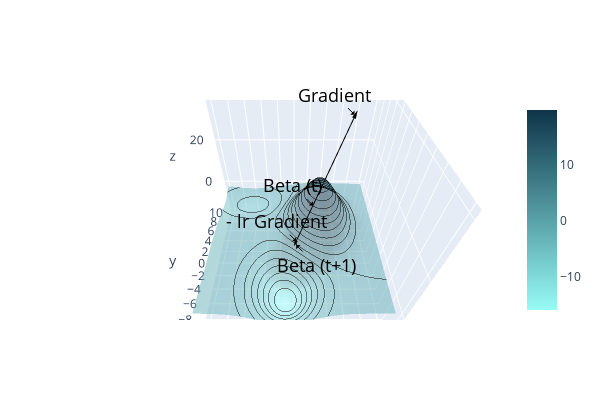

Here is the notebook cell this chart was saved with:
### Code cell
fig = go.Figure(data=[go.Surface(
    contours = {
        "z": {"show": True, "start": -16, "end": 20, "size": 2, "color":"black"}
    },
    x = x1,
    y = x2,
    z = y,
    colorscale=[color_chart[3], color_chart[-2]], 
    opacity = 0.5),
    go.Cone(
        x=[xx1[50,60] + y_gradient[0][50,60]],
        y=[xx2[50,60] + y_gradient[1][50,60]],
        z=[y[50,60] + y_gradient[0][50,60]**2 + y_gradient[1][50,60]**2 + xx2[50,60]],
        u=[y_gradient[0][50,60]],
        v=[y_gradient[1][50,60]],
        w=[y_gradient[0][50,60]**2 + y_gradient[1][50,60]**2 + xx2[50,60]],
        sizemode="absolute",
        sizeref=2,
        anchor='tail',
        colorscale=["black","black"],
        showscale=False),

        go.Scatter3d(
        x=[xx1[50,60], xx1[50,60] + y_gradient[0][50,60]],
        y=[xx2[50,60], xx2[50,60] + y_gradient[1][50,60]],
        z=[y[50,60], y[50,60] + y_gradient[0][50,60]**2 + y_gradient[1][50,60]**2 + xx2[50,60]],
        mode='lines',
        showlegend=False,
        line=dict(
            color='black',
            width=2,
            showscale=False
        )),
        go.Cone(
        x=[xx1[50,60] - 0.5*y_gradient[0][50,60]],
        y=[xx2[50,60] - 0.5*y_gradient[1][50,60]],
        z=[y[50,60] - 0.5*(y_gradient[0][50,60]**2 + y_gradient[1][50,60]**2 + xx2[50,60])],
        u=[-0.5*y_gradient[0][50,60]],
        v=[-0.5*y_gradient[1][50,60]],
        w=[-0.5*(y_gradient[0][50,60]**2 + y_gradient[1][50,60]**2 + xx2[50,60])],
        sizemode="absolute",
        sizeref=2,
        anchor='tail',
        colorscale=["black","black"],
        showscale=False),

        go.Scatter3d(
        x=[xx1[50,60], xx1[50,60] -0.5*y_gradient[0][50,60]],
        y=[xx2[50,60], xx2[50,60] -0.5*y_gradient[1][50,60]],
        z=[y[50,60], y[50,60] -0.5*(y_gradient[0][50,60]**2 + y_gradient[1][50,60]**2 + xx2[50,60])],
        mode='lines',
        showlegend=False,
        line=dict(
            color='black',
            width=2,
            showscale=False
        )),
        go.Scatter3d(
        x=[xx1[50,60] -0.5*y_gradient[0][50,60], xx1[50,60] -0.5*y_gradient[0][50,60]],
        y=[xx2[50,60] -0.5*y_gradient[1][50,60], xx2[50,60] -0.5*y_gradient[1][50,60]],
        z=[y[50,60] -0.5*(y_gradient[0][50,60]**2 + y_gradient[1][50,60]**2 + xx2[50,60]),
           func_3D(xx1[50,60] -0.5*y_gradient[0][50,60], xx2[50,60] -0.5*y_gradient[1][50,60])],
        mode='lines',
        showlegend=False,
        line=dict(
            color='black',
            width=2,
            showscale=False
            )
        )
      ]
    )
fig.update_layout(
    width=600, height=400,

        scene = {
            "xaxis": {"nticks": 20},
            "yaxis": {"nticks": 20},
            "zaxis": {"nticks": 4},
            'camera_eye': {"x": 0, "y": -1, "z": 1},
            "aspectratio": {"x": 1, "y": 1, "z": 1},
            "annotations":[dict(x=xx1[50,60] + y_gradient[0][50,60],
                                y=xx2[50,60] + y_gradient[1][50,60],
                                z=y[50,60] + y_gradient[0][50,60]**2 + y_gradient[1][50,60]**2 + xx2[50,60] + 1,
                               text="Gradient",
                               textangle=0,
                               ax=-20,
                               ay=-20,
                               font=dict(
                                   color="black",
                                   size=18
                                   ),
                               arrowcolor="black",
                               arrowsize=1,
                               arrowwidth=1,
                               arrowhead=1),
                           dict(x=xx1[50,60],
                                y=xx2[50,60],
                                z=y[50,60],
                               text="Beta (t)",
                               textangle=0,
                               ax=-20,
                               ay=-20,
                               font=dict(
                                   color="black",
                                   size=18
                                   ),
                               arrowcolor="black",
                               arrowsize=1,
                               arrowwidth=1,
                               arrowhead=1),
                           dict(x=xx1[50,60] -0.5*y_gradient[0][50,60],
                                y=xx2[50,60] -0.5*y_gradient[1][50,60],
                                z=func_3D(xx1[50,60] -0.5*y_gradient[0][50,60], xx2[50,60] -0.5*y_gradient[1][50,60]),
                               text="Beta (t+1)",
                               textangle=0,
                               ax=20,
                               ay=20,
                               font=dict(
                                   color="black",
                                   size=18
                                   ),
                               arrowcolor="black",
                               arrowsize=1,
                               arrowwidth=1,
                               arrowhead=1),
                           dict(x=xx1[50,60] -0.5*y_gradient[0][50,60],
                                y=xx2[50,60] -0.5*y_gradient[1][50,60],
                                z=y[50,60] -0.5*(y_gradient[0][50,60]**2 + y_gradient[1][50,60]**2 + xx2[50,60]),
                               text="- lr Gradient",
                               textangle=0,
                               ax= -20,
                               ay= -20,
                               font=dict(
                                   color="black",
                                   size=18
                                   ),
                               arrowcolor="black",
                               arrowsize=1,
                               arrowwidth=1,
                               arrowhead=1)
                           ]
        })
# fig.show("svg")
fig.show()

### Figure 1 — Plotly figure (JSON) as saved in the notebook; plotly's stock layout.template omitted (floating-point values rounded to 4 significant figures; data arrays with more than 128 entries replaced by an {"elided": "..."} marker saying what was removed)
{"data": [{"colorscale": [[0, "#97FBF6"], [1, "#0E3449"]], "contours": {"z": {"color": "black", "end": 20, "show": true, "size": 2, "start": -16}}, "opacity": 0.5, "type": "surface", "x": [-10, -9.798, -9.596, -9.394, -9.192, -8.99, -8.788, -8.586, -8.384, -8.182, -7.98, -7.778, -7.576, -7.374, -7.172, -6.97, -6.768, -6.566, -6.364, -6.162, -5.96, -5.758, -5.556, -5.354, -5.152, -4.949, -4.747, -4.545, -4.343, -4.141, -3.939, -3.737, -3.535, -3.333, -3.131, -2.929, -2.727, -2.525, -2.323, -2.121, -1.919, -1.717, -1.515, -1.313, -1.111, -0.9091, -0.7071, -0.5051, -0.303, -0.101, 0.101, 0.303, 0.5051, 0.7071, 0.9091, 1.111, 1.313, 1.515, 1.717, 1.919, 2.121, 2.323, 2.525, 2.727, 2.929, 3.131, 3.333, 3.535, 3.737, 3.939, 4.141, 4.343, 4.545, 4.747, 4.949, 5.152, 5.354, 5.556, 5.758, 5.96, 6.162, 6.364, 6.566, 6.768, 6.97, 7.172, 7.374, 7.576, 7.778, 7.98, 8.182, 8.384, 8.586, 8.788, 8.99, 9.192, 9.394, 9.596, 9.798, 10], "y": [-10, -9.798, -9.596, -9.394, -9.192, -8.99, -8.788, -8.586, -8.384, -8.182, -7.98, -7.778, -7.576, -7.374, -7.172, -6.97, -6.768, -6.566, -6.364, -6.162, -5.96, -5.758, -5.556, -5.354, -5.152, -4.949, -4.747, -4.545, -4.343, -4.141, -3.939, -3.737, -3.535, -3.333, -3.131, -2.929, -2.727, -2.525, -2.323, -2.121, -1.919, -1.717, -1.515, -1.313, -1.111, -0.9091, -0.7071, -0.5051, -0.303, -0.101, 0.101, 0.303, 0.5051, 0.7071, 0.9091, 1.111, 1.313, 1.515, 1.717, 1.919, 2.121, 2.323, 2.525, 2.727, 2.929, 3.131, 3.333, 3.535, 3.737, 3.939, 4.141, 4.343, 4.545, 4.747, 4.949, 5.152, 5.354, 5.556, 5.758, 5.96, 6.162, 6.364, 6.566, 6.768, 6.97, 7.172, 7.374, 7.576, 7.778, 7.98, 8.182, 8.384, 8.586, 8.788, 8.99, 9.192, 9.394, 9.596, 9.798, 10], "z": {"elided": "100x100 float values"}}, {"anchor": "tail", "colorscale": [[0, "black"], [1, "black"]], "showscale": false, "sizemode": "absolute", "sizeref": 2, "type": "cone", "u": [3.714], "v": [3.253], "w": [24.47], "x": [5.835], "y": [3.354], "z": [38.62]}, {"line": {"color": "black", "showscale": false, "width": 2}, "mode": "lines", "showlegend": false, "type": "scatter3d", "x": [2.121, 5.835], "y": [0.101, 3.354], "z": [14.15, 38.62]}, {"anchor": "tail", "colorscale": [[0, "black"], [1, "black"]], "showscale": false, "sizemode": "absolute", "sizeref": 2, "type": "cone", "u": [-1.857], "v": [-1.626], "w": [-12.24], "x": [0.2643], "y": [-1.525], "z": [1.914]}, {"line": {"color": "black", "showscale": false, "width": 2}, "mode": "lines", "showlegend": false, "type": "scatter3d", "x": [2.121, 0.2643], "y": [0.101, -1.525], "z": [14.15, 1.914]}, {"line": {"color": "black", "showscale": false, "width": 2}, "mode": "lines", "showlegend": false, "type": "scatter3d", "x": [0.2643, 0.2643], "y": [-1.525, -1.525], "z": [1.914, -0.2055]}], "layout": {"height": 400, "scene": {"annotations": [{"arrowcolor": "black", "arrowhead": 1, "arrowsize": 1, "arrowwidth": 1, "ax": -20, "ay": -20, "font": {"color": "black", "size": 18}, "text": "Gradient", "textangle": 0, "x": 5.835, "y": 3.354, "z": 39.62}, {"arrowcolor": "black", "arrowhead": 1, "arrowsize": 1, "arrowwidth": 1, "ax": -20, "ay": -20, "font": {"color": "black", "size": 18}, "text": "Beta (t)", "textangle": 0, "x": 2.121, "y": 0.101, "z": 14.15}, {"arrowcolor": "black", "arrowhead": 1, "arrowsize": 1, "arrowwidth": 1, "ax": 20, "ay": 20, "font": {"color": "black", "size": 18}, "text": "Beta (t+1)", "textangle": 0, "x": 0.2643, "y": -1.525, "z": -0.2055}, {"arrowcolor": "black", "arrowhead": 1, "arrowsize": 1, "arrowwidth": 1, "ax": -20, "ay": -20, "font": {"color": "black", "size": 18}, "text": "- lr Gradient", "textangle": 0, "x": 0.2643, "y": -1.525, "z": 1.914}], "aspectratio": {"x": 1, "y": 1, "z": 1}, "camera": {"eye": {"x": 0, "y": -1, "z": 1}}, "xaxis": {"nticks": 20}, "yaxis": {"nticks": 20}, "zaxis": {"nticks": 4}}, "width": 600}}
